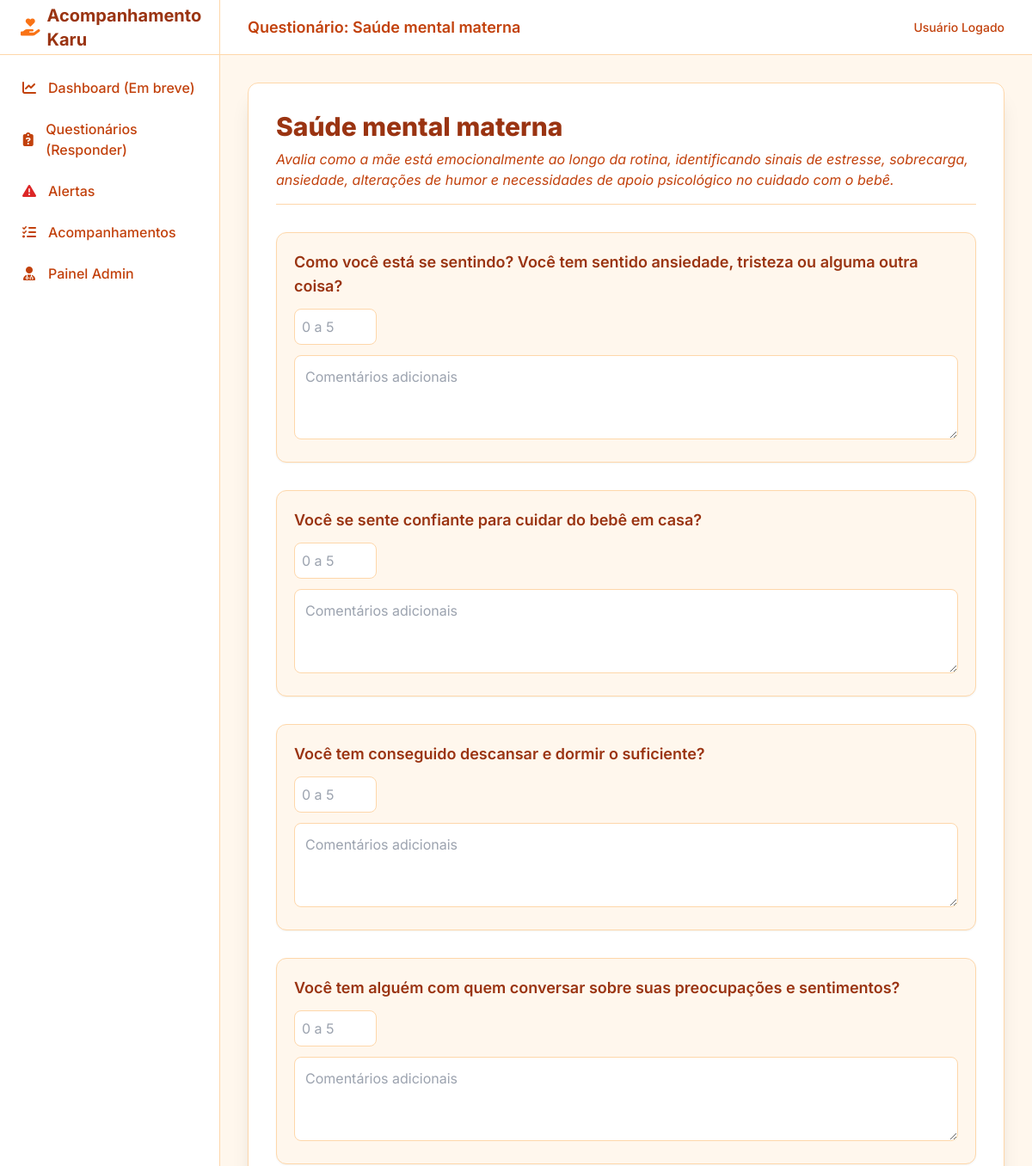
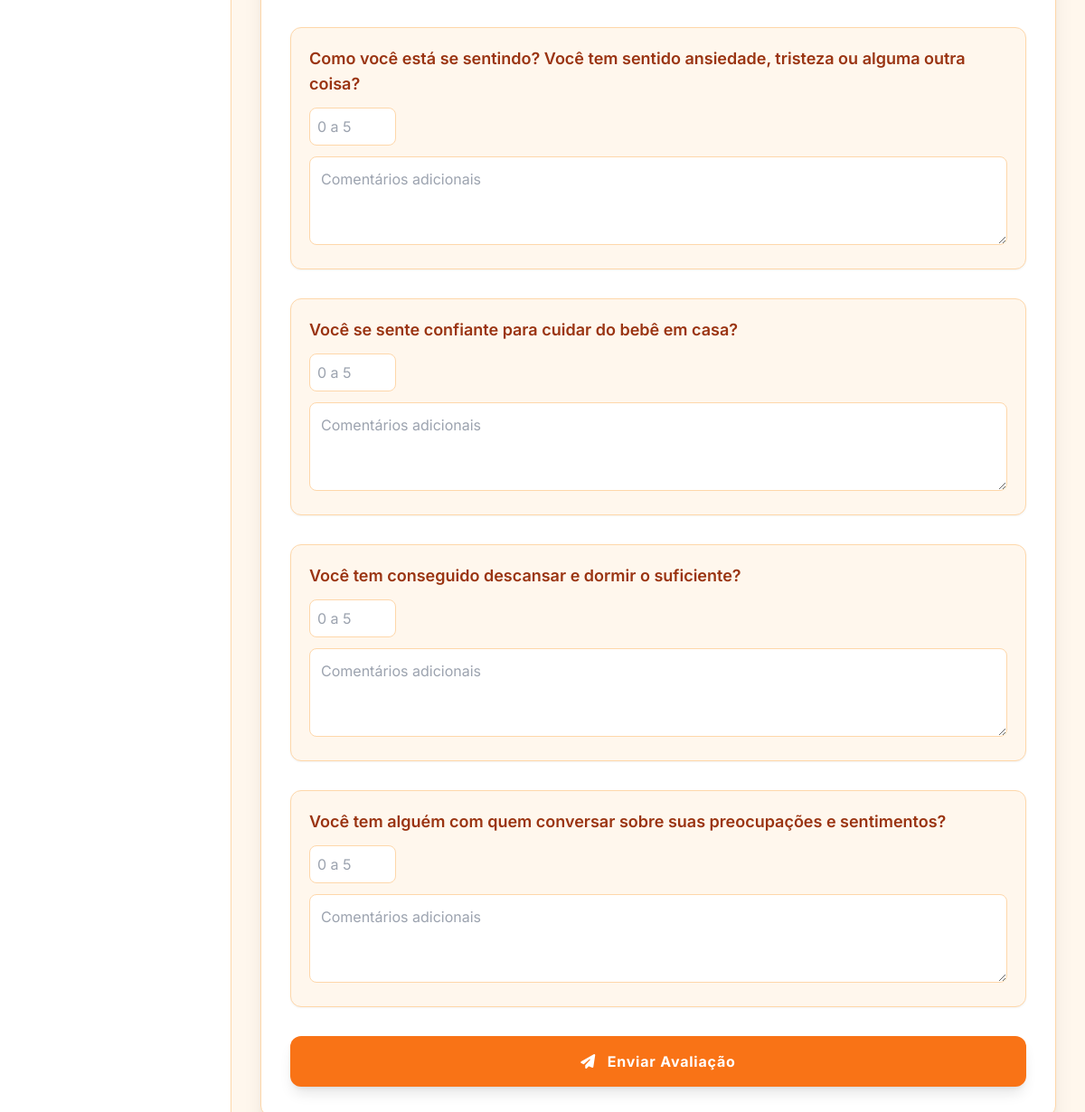
Screenshot of /questionario_responder/20/ (signed in) with the database file from the repository (2 pictures, top to bottom).
### questionarios/models.py (models this page shows, shortened)
class QuestionCategory(models.Model):
    name = models.CharField(max_length=255)
    description = models.CharField(max_length=255, blank=True)
    frequency = models.CharField(max_length=50)  # semanal, mensal, etc

class Question(models.Model):
    text = models.TextField()
    category = models.ForeignKey(QuestionCategory, on_delete=models.CASCADE)

### questionarios/views.py (the view, shortened to what this page needs)
# urls.py: path('questionario_responder/<int:pk>/', views.questionario_responder, name='questionario_responder'),
@login_required
def questionario_responder(request, pk):
    questionario = get_object_or_404(QuestionCategory, pk=pk)
    perguntas = Question.objects.filter(category=questionario).order_by('id')
    paciente = get_object_or_404(Paciente, id=1)
    return render(request, "questionario_responder.html", {
        "questionario": questionario,
        "perguntas": perguntas
    })

### templates/questionario_responder.html (shortened to what this page needs)
{% extends "base.html" %}
{% block header_title %}
Questionário: {{ questionario.name }}
{% endblock %}
{% block content %}
<div class="max-w-4xl mx-auto bg-white shadow-xl rounded-xl p-6 md:p-8 border border-brand-100">
    <h2 class="text-3xl font-extrabold text-brand-900 mb-2">
        {{ questionario.name }}
    </h2>
    <p class="text-brand-800 mb-8 border-b pb-4 border-brand-100 italic">{{ questionario.description }}</p>
    <form method="POST" class="space-y-8">
        {% for pergunta in perguntas %}
        <div class="bg-brand-50 rounded-xl p-5 border border-brand-100 shadow-sm">
            <label class="block font-semibold text-lg text-brand-900 mb-3">
                {{ pergunta.text }}
            </label>
            <input
                type="number"
                name="score_{{ pergunta.id }}"
                min="0"
                max="5"
                required
                class="w-24 border border-brand-100 rounded-lg p-2 mb-3 focus:ring-2 focus:ring-brand-600 focus:border-transparent transition text-brand-800"
                value="{{ pergunta.answer_user.score|default:'' }}"
                placeholder="0 a 5">
            <textarea
                name="obs_{{ pergunta.id }}"
                rows="3"
                class="w-full border border-brand-100 rounded-lg p-3 focus:ring-2 focus:ring-brand-600 focus:border-transparent transition text-brand-800"
                placeholder="Comentários adicionais">{{ pergunta.answer_user.comment|default:'' }}</textarea>
        </div>
        {% empty %}
        <p class="text-brand-700 italic">Nenhuma pergunta cadastrada para esta categoria.</p>
        {% endfor %}
        <button type="submit" class="w-full bg-brand-600 text-white font-bold tracking-wider py-4 rounded-xl shadow-lg hover:bg-brand-800 transition transform hover:scale-[1.005] focus:outline-none focus:ring-4 focus:ring-brand-100">
            <i class="fa-solid fa-paper-plane mr-2"></i> Enviar Avaliação
        </button>
    </form>
</div>
{% endblock content %}

### rows the page displays
QuestionCategory: name "Saúde mental materna", description "Avalia como a mãe está emocionalmente ao longo da rotina, identificando sinais de estresse, sobrecarga, ansiedade, alterações de humor e necessidades de apoio psicológico no cuidado com o bebê."
Question: text "Como você está se sentindo? Você tem sentido ansiedade, tristeza ou alguma outra coisa?", id "Comentários adicionais"
Question: text "Você se sente confiante para cuidar do bebê em casa?", id "Comentários adicionais"
Question: text "Você tem conseguido descansar e dormir o suficiente?", id "Comentários adicionais"
Question: text "Você tem alguém com quem conversar sobre suas preocupações e sentimentos?", id "Comentários adicionais"
Question: text "Como você está se sentindo? Você tem sentido ansiedade, tristeza ou alguma outra coisa?", id "Comentários adicionais"
Question: text "Você se sente confiante para cuidar do bebê em casa?", id "Comentários adicionais"
Question: text "Você tem conseguido descansar e dormir o suficiente?", id "Comentários adicionais"
Question: text "Você tem alguém com quem conversar sobre suas preocupações e sentimentos?", id "Comentários adicionais"
